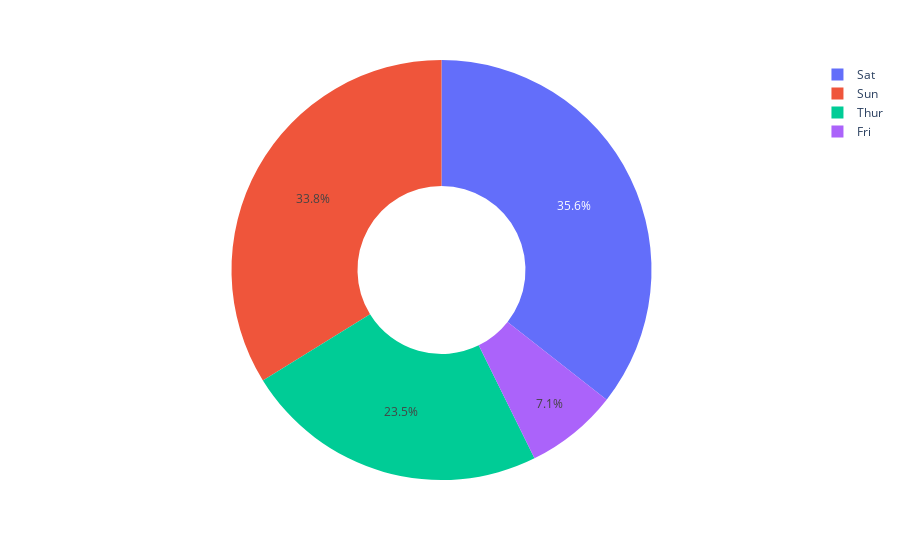

Write notebook code for a chart like this one.
### Code cell
px.pie(df,names='day',values='tip',hole=0.4)

### Figure 1 — Plotly figure (JSON) as saved in the notebook; plotly's stock layout.template omitted (floating-point values rounded to 4 significant figures; data arrays with more than 128 entries replaced by an {"elided": "..."} marker saying what was removed)
{"data": [{"domain": {"x": [0, 1], "y": [0, 1]}, "hole": 0.4, "hovertemplate": "day=%{label}<br>tip=%{value}<extra></extra>", "labels": {"elided": "244 str values"}, "legendgroup": "", "name": "", "showlegend": true, "type": "pie", "values": {"elided": "244 float values"}}], "layout": {"legend": {"tracegroupgap": 0}, "margin": {"t": 60}}}
